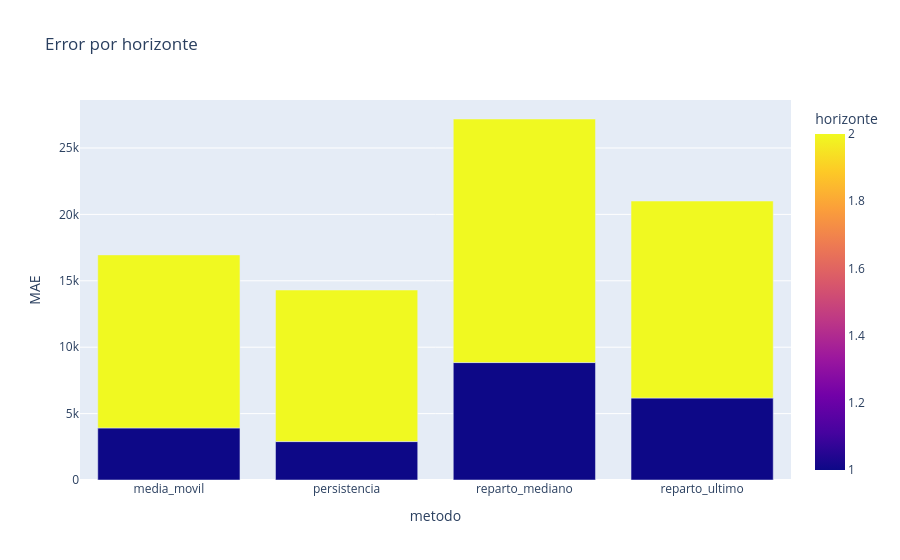

Write notebook code for a chart like this one.
### Code cell
fig = px.bar(detalle.groupby(["metodo","horizonte"],as_index=False).error.apply(lambda s: s.abs().mean()).rename(columns={"error":"MAE"}), x="metodo",y="MAE",color="horizonte",barmode="group",title="Error por horizonte")
fig.show()

### Figure 1 — Plotly figure (JSON) as saved in the notebook; plotly's stock layout.template omitted (floating-point values rounded to 4 significant figures)
{"data": [{"alignmentgroup": "True", "hovertemplate": "metodo=%{x}<br>MAE=%{y}<br>horizonte=%{marker.color}<extra></extra>", "legendgroup": "", "marker": {"color": [1, 2, 1, 2, 1, 2, 1, 2], "coloraxis": "coloraxis", "pattern": {"shape": ""}}, "name": "", "offsetgroup": "", "orientation": "v", "showlegend": false, "textposition": "auto", "type": "bar", "x": ["media_movil", "media_movil", "persistencia", "persistencia", "reparto_mediano", "reparto_mediano", "reparto_ultimo", "reparto_ultimo"], "xaxis": "x", "y": [3920.0, 13030.0, 2892.0, 11410.0, 8843.0, 18340.0, 6172.0, 14830.0], "yaxis": "y"}], "layout": {"barmode": "group", "coloraxis": {"colorbar": {"title": {"text": "horizonte"}}, "colorscale": [[0, "#0d0887"], [0.1111, "#46039f"], [0.2222, "#7201a8"], [0.3333, "#9c179e"], [0.4444, "#bd3786"], [0.5556, "#d8576b"], [0.6667, "#ed7953"], [0.7778, "#fb9f3a"], [0.8889, "#fdca26"], [1, "#f0f921"]]}, "legend": {"tracegroupgap": 0}, "title": {"text": "Error por horizonte"}, "xaxis": {"anchor": "y", "domain": [0, 1], "title": {"text": "metodo"}}, "yaxis": {"anchor": "x", "domain": [0, 1], "title": {"text": "MAE"}}}}
